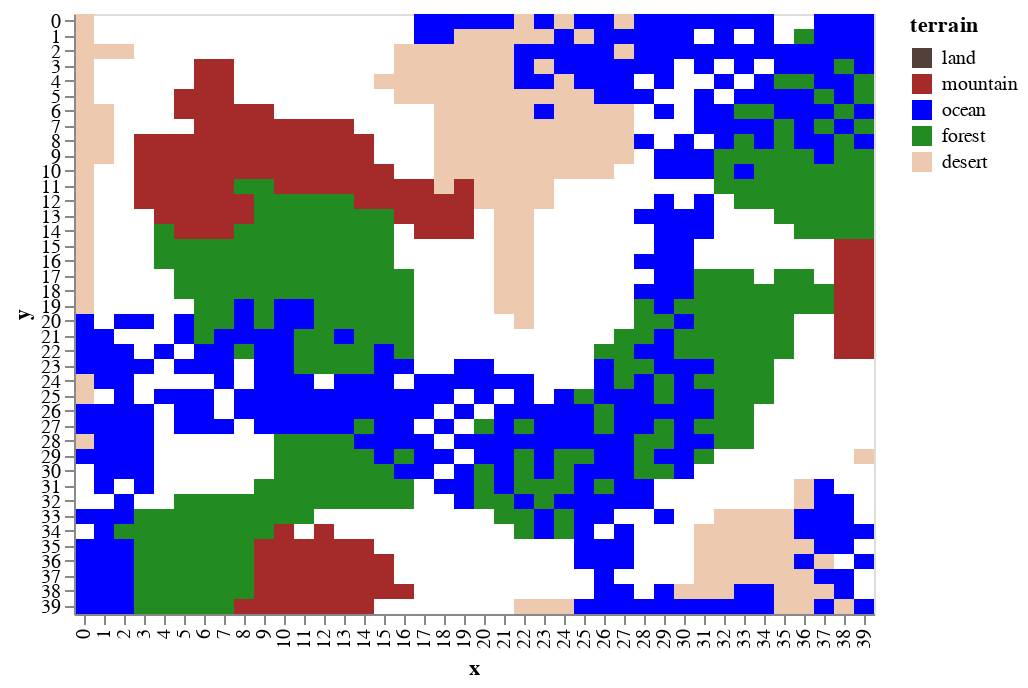

Source (notebook cell):
### Markdown cell above
The amount of rainfal in the world determines if the area will become a forest or a desert. This can be set from the `landscape` parameters.

### Code cell
world.df_features['terrain'] = world.df_features.apply(lambda x: w.set_ecology(x,landscape),axis =1 )
draw.drawterrainadvanced(world.df_features)

### Figure 1 — Vega-Lite specification as saved in the notebook (floating-point values rounded to 4 significant figures; data arrays with more than 128 entries replaced by an {"elided": "..."} marker saying what was removed)
{"$schema": "https://vega.github.io/schema/vega-lite/v2.6.0.json", "config": {"view": {"height": 300, "width": 400}}, "data": {"name": "data-ff7f9825f8e90eff2cefae2b07e414c0"}, "datasets": {"data-ff7f9825f8e90eff2cefae2b07e414c0": {"elided": "1600 records"}}, "encoding": {"color": {"field": "terrain", "scale": {"domain": ["land", "mountain", "ocean", "forest", "desert"], "range": ["#53403B", "brown", "blue", "#228b22", "#edc9af"]}, "type": "nominal"}, "x": {"field": "x", "type": "ordinal"}, "y": {"field": "y", "type": "ordinal"}}, "mark": "rect"}
